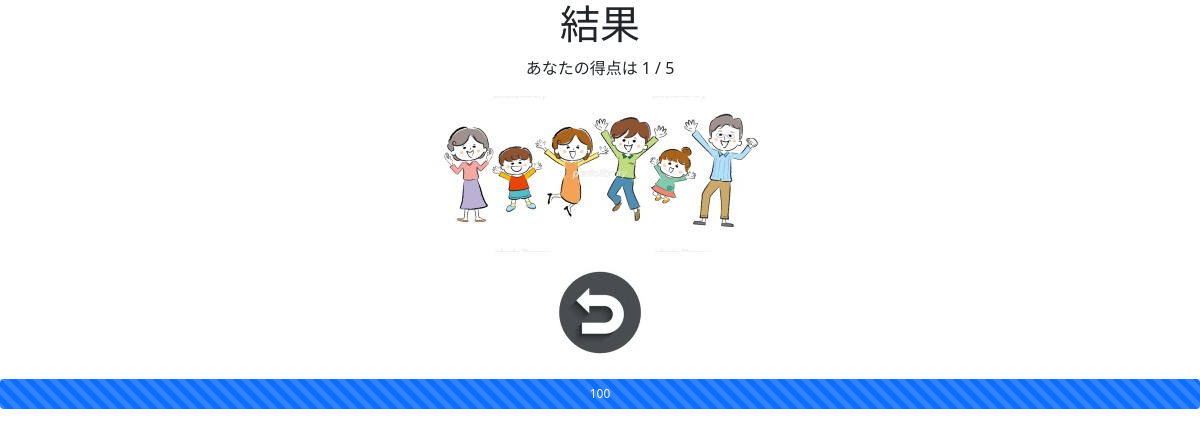
Before: /templates/result with the older database file.
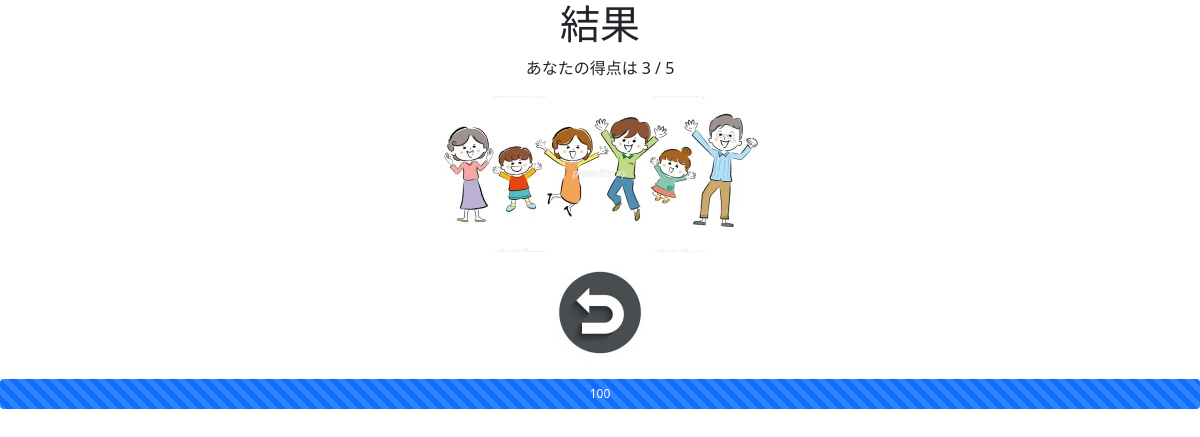
After: the same page with the newer database file.
### game/models.py (models this page shows, shortened)
class Score(models.Model):
    score = models.IntegerField(default=0)

### game/views.py (the view)
# urls.py: path('templates/result', views.move_to_result, name='move_to_result'),
def move_to_result(request):
    try:
        score = Score.objects.get(pk=1)
    except Score.DoesNotExist:
        score = Score(score=0)
        score.save()
    if request.method=='POST':
        ans = request.POST['answer']
        if (ans == 'correct'):
            score.increment()
    context = { 'score':score }
    return render(request, "game/quiz_result.html", context)

### game/templates/game/quiz_result.html (shortened to what this page needs)
<!DOCTYPE html>
{% load static %}
<html lang="ja">
<head>
    <link rel="stylesheet" type="text/css" href="../../static/css/bootstrap.min.css"/>
</head>
<body>
    <div style="text-align:center">
        <h1>結果</h1>
        <p>あなたの得点は {{ score.score }} / 5</p>
        <image src="{% static 'image/happy.png' %}">
        <form action="{% url 'index' %}" method="post">
            <input type="image" src="{% static 'image/back.png' %}" name="start_button">
        </form>
    </div>
    <div class="progress" style="height: 30px;">
        <div class="progress-bar progress-bar-striped progress-bar-animated" role="progressbar" aria-label="アニメーションストライプ" aria-valuenow="100" aria-valuemin="0" aria-valuemax="100" style="width: 100%">100</div>
    </div>
</body>
</html>

Changed rows visible on the page:
changed Score: score "1" → "3"
